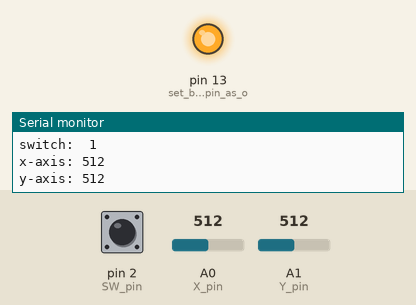
Recording of a sketch running on a simulated Arduino Uno, built with avr-gcc and run on an emulated ATmega328P. Shown: output pins drawn as LEDs (lit = HIGH), the last lines printed to the serial monitor. The inputs (shaded band) are chosen by the test bench; at power-on: A0 (X_pin) = 512, A1 (Y_pin) = 512, pin 2 (SW_pin) HIGH.

Above: at 1.2 s.
1.3 s: A0 (X_pin) set to 0
At 2.7 s:
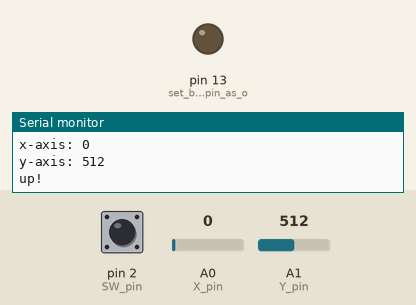
3.0 s: A1 (Y_pin) set to 0
4.8 s: A0 (X_pin) set to 1023
6.8 s: A1 (Y_pin) set to 1023
Timing chart, 0 to 9.8 s (numbered marks = the images above; inputs shaded):
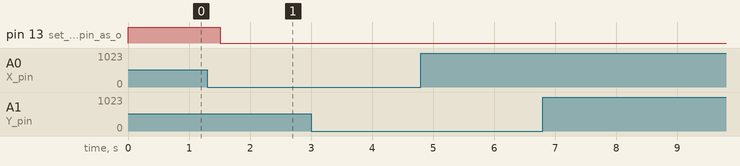

The sketch:

analog_joystick.ino
```cpp
// arduino pin numbers
const int SW_pin = 2; // digital pin connected to switch output
const int X_pin = A0; // analog pin connected to x output
const int Y_pin = A1; // analog pin connected to y output

void setup()
{
  pinMode(SW_pin, INPUT); // set switch pin as input
  pinMode(LED_BUILTIN, OUTPUT); // set built-in led pin as output
  digitalWrite(SW_pin, HIGH); // enable pull-up resistor on switch pin
  Serial.begin(9600); // initialize serial communication at 9600 bps
}

void loop()
{
  Serial.print("switch:  ");
  Serial.print(digitalRead(SW_pin)); // read and print switch state
  Serial.print("\n");
  Serial.print("x-axis: ");
  Serial.print(analogRead(X_pin)); // read and print x-axis value
  Serial.print("\n");
  Serial.print("y-axis: ");
  Serial.println(analogRead(Y_pin)); // read and print y-axis value
  Serial.print("\n\n");

  if ((analogRead(Y_pin) == 0))
    Serial.print("right!\n"); // print if joystick is moved right

  if ((analogRead(Y_pin) == 1023))
    Serial.print("left!\n"); // print if joystick is moved left

  if ((analogRead(X_pin) == 0))
    Serial.print("up!\n"); // print if joystick is moved up

  if ((analogRead(X_pin) == 1023))
    Serial.print("down!\n"); // print if joystick is moved down

  // check if switch is pressed or joystick is moved to any extreme
  if ((digitalRead(SW_pin) == 0) || (analogRead(X_pin) == 1023) || (analogRead(X_pin) == 0) || (analogRead(Y_pin) == 1023) || (analogRead(Y_pin) == 0))
    digitalWrite(LED_BUILTIN, LOW); // turn on led
  else
    digitalWrite(LED_BUILTIN, HIGH); // turn off led

  delay(250); // wait for 250 milliseconds
}
```

Measured:
- after the input at 1.3 s, pin 13 (set_built-in_led_pin_as_o): HIGH → LOW after 0.21 s
